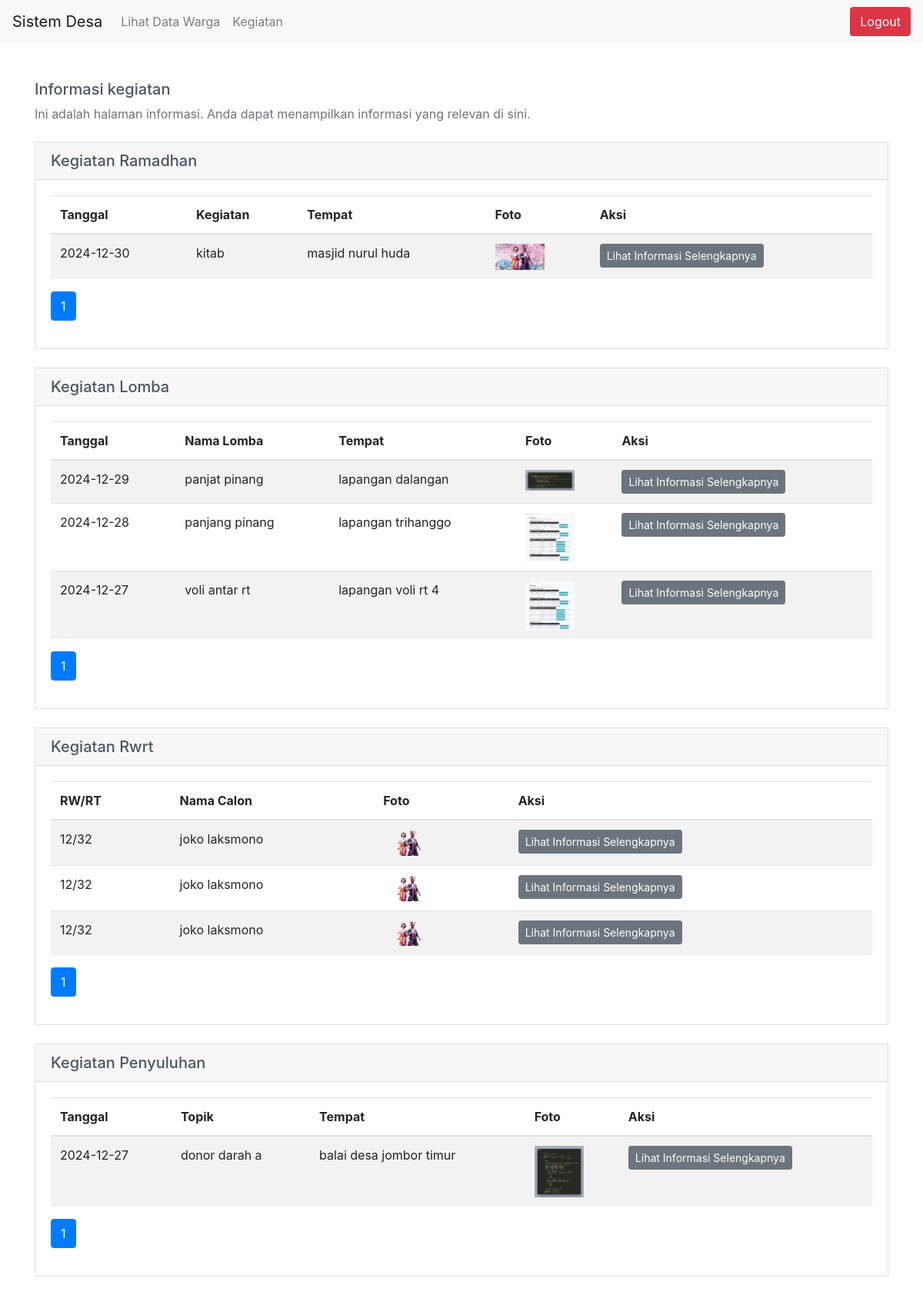
The page /information/information.php (signed in) on the database its author committed.
### tables this page shows
CREATE TABLE `kegiatan_desa` (
  `id` int(11) NOT NULL,
  `kategori_id` int(11) NOT NULL,
  `tanggal` date DEFAULT NULL,
  `kegiatan` varchar(255) DEFAULT NULL,
  `tempat` varchar(255) DEFAULT NULL,
  `foto` varchar(255) DEFAULT NULL
);

CREATE TABLE `lomba` (
  `id` int(11) NOT NULL,
  `kegiatan_id` int(11) NOT NULL,
  `nama_lomba` varchar(255) NOT NULL
);

CREATE TABLE `rw_rt` (
  `id` int(11) NOT NULL,
  `kegiatan_id` int(11) NOT NULL,
  `rw_rt` varchar(20) NOT NULL,
  `nama_calon` varchar(255) NOT NULL
);

CREATE TABLE `penyuluhan` (
  `id` int(11) NOT NULL,
  `kegiatan_id` int(11) NOT NULL,
  `topik` varchar(255) NOT NULL
);

### information/information.php (the view, shortened to what this page needs)
<?php
include('../db_connection.php');
$isAdmin = isset($_SESSION['username']);
$resultsPerPage = 5;
$pageRamadhan = isset($_GET['page_ramadhan']) ? (int)$_GET['page_ramadhan'] : 1;
$offsetRamadhan = ($pageRamadhan - 1) * $resultsPerPage;
$sqlRamadhan = "SELECT * FROM kegiatan_desa WHERE kategori_id = 1 ORDER BY tanggal DESC LIMIT $resultsPerPage OFFSET $offsetRamadhan";
$resultRamadhan = $conn->query($sqlRamadhan);
$pageLomba = isset($_GET['page_lomba']) ? (int)$_GET['page_lomba'] : 1;
$offsetLomba = ($pageLomba - 1) * $resultsPerPage;
$sqlLomba = "SELECT k.id AS kegiatan_id, k.kategori_id, k.tanggal, k.kegiatan, k.tempat, k.foto, l.nama_lomba
             FROM kegiatan_desa k
             LEFT JOIN lomba l ON k.id = l.kegiatan_id
             WHERE k.kategori_id = 2
             ORDER BY k.tanggal DESC LIMIT $resultsPerPage OFFSET $offsetLomba";
$resultLomba = $conn->query($sqlLomba);
$pageRWRT = isset($_GET['page_rwrt']) ? (int)$_GET['page_rwrt'] : 1;
$offsetRWRT = ($pageRWRT - 1) * $resultsPerPage;
$sqlRWRT = "SELECT k.id AS kegiatan_id, k.kategori_id, k.tanggal, k.kegiatan, k.tempat, k.foto, r.rw_rt, r.nama_calon
            FROM kegiatan_desa k
            LEFT JOIN rw_rt r ON k.id = r.kegiatan_id
            WHERE k.kategori_id = 3
            ORDER BY k.tanggal DESC LIMIT $resultsPerPage OFFSET $offsetRWRT";
$resultRWRT = $conn->query($sqlRWRT);
$pagePenyuluhan = isset($_GET['page_penyuluhan']) ? (int)$_GET['page_penyuluhan'] : 1;
$offsetPenyuluhan = ($pagePenyuluhan - 1) * $resultsPerPage;
$sqlPenyuluhan = "SELECT k.id AS kegiatan_id, k.kategori_id, k.tanggal, k.kegiatan, k.tempat, k.foto, p.topik
                  FROM kegiatan_desa k
                  LEFT JOIN penyuluhan p ON k.id = p.kegiatan_id
                  WHERE k.kategori_id = 4
                  ORDER BY k.tanggal DESC LIMIT $resultsPerPage OFFSET $offsetPenyuluhan";
$resultPenyuluhan = $conn->query($sqlPenyuluhan);
$totalRamadhan = $conn->query("SELECT COUNT(*) AS total FROM kegiatan_desa WHERE kategori_id = 1")->fetch_assoc()['total'];
$totalLomba = $conn->query("SELECT COUNT(*) AS total FROM kegiatan_desa WHERE kategori_id = 2")->fetch_assoc()['total'];
$totalRWRT = $conn->query("SELECT COUNT(*) AS total FROM kegiatan_desa WHERE kategori_id = 3")->fetch_assoc()['total'];
$totalPenyuluhan = $conn->query("SELECT COUNT(*) AS total FROM kegiatan_desa WHERE kategori_id = 4")->fetch_assoc()['total'];
$totalPages['ramadhan'] = ceil($totalRamadhan / $resultsPerPage);
$totalPages['lomba'] = ceil($totalLomba / $resultsPerPage);
$totalPages['rwrt'] = ceil($totalRWRT / $resultsPerPage);
$totalPages['penyuluhan'] = ceil($totalPenyuluhan / $resultsPerPage);
?>
<!DOCTYPE html>
<html lang="en">
<head>
    <link rel="stylesheet" href="https://stackpath.bootstrapcdn.com/bootstrap/4.5.2/css/bootstrap.min.css">
    <link rel="stylesheet" href="style/style.css">
    <link rel="stylesheet" href="https://maxcdn.bootstrapcdn.com/font-awesome/4.6.3/css/font-awesome.min.css" type="text/css" />
    <link href="https://cdn.jsdelivr.net/npm/bootstrap-icons/font/bootstrap-icons.css" rel="stylesheet">
</head>
<body>
    <nav class="navbar navbar-expand-lg navbar-light bg-light">
        <a class="navbar-brand" href="#">Sistem Desa</a>
        <div class="collapse navbar-collapse">
            <ul class="navbar-nav mr-auto">
                <?php if ($isAdmin): ?>
                    <li class="nav-item"><a class="nav-link" href="view_data_warga.php">Lihat Data Warga</a></li>
                <?php endif; ?>
                <?php if ($isAdmin): ?>
                    <li class="nav-item"><a class="nav-link" href="data/view_data_warga.php">Kegiatan</a></li>
                <?php endif; ?>
            </ul>
            <form method="POST">
                <?php if ($isAdmin): ?>
                    <a name="logout" class="btn btn-danger">Logout</a>
                <?php endif; ?>
            </form>
        </div>
    </nav>
    <div class="container mt-5">
        <div class="mb-4">
            <h2 class="h5 mb-2">Informasi kegiatan</h2>
            <p class="text-muted">Ini adalah halaman informasi. Anda dapat menampilkan informasi yang relevan di sini.</p>
        </div>
        <?php foreach (['ramadhan', 'lomba', 'rwrt', 'penyuluhan'] as $category): ?>
            <div class="card mb-4">
                <div class="card-header">
                    <h5 class="mb-0">Kegiatan <?= ucfirst($category) ?></h5>
                </div>
                <div class="card-body">
                    <div class="table-responsive">
                        <table class="table table-striped">
                            <thead>
                                <tr>
                                    <?php if ($category == 'ramadhan'): ?>
                                        <th>Tanggal</th>
                                        <th>Kegiatan</th>
                                        <th>Tempat</th>
                                        <th>Foto</th>
                                        <th>Aksi</th>
                                    <?php elseif ($category == 'lomba'): ?>
                                        <th>Tanggal</th>
                                        <th>Nama Lomba</th>
                                        <th>Tempat</th>
                                        <th>Foto</th>
                                        <th>Aksi</th>
                                    <?php elseif ($category == 'rwrt'): ?>
                                        <th>RW/RT</th>
                                        <th>Nama Calon</th>
                                        <th>Foto</th>
                                        <th>Aksi</th>
                                    <?php elseif ($category == 'penyuluhan'): ?>
                                        <th>Tanggal</th>
                                        <th>Topik</th>
                                        <th>Tempat</th>
                                        <th>Foto</th>
                                        <th>Aksi</th>
                                    <?php endif; ?>
                                </tr>
                            </thead>
                            <tbody>
                                <?php
                                if ($category == 'ramadhan' && $resultRamadhan->num_rows > 0):
                                    while ($activity = $resultRamadhan->fetch_assoc()):
                                ?>
                                        <tr>
                                            <td><?= $activity['tanggal'] ?></td>
                                            <td><?= $activity['kegiatan'] ?></td>
                                            <td><?= $activity['tempat'] ?></td>
                                            <td>
                                                <?php if ($activity['foto']): ?>
                                                    <img src="../data/<?= $activity['foto'] ?>" alt="Foto" style="max-width: 64px;">
                                                <?php else: ?>
                                                    <span>No Image</span>
                                                <?php endif; ?>
                                            </td>
                                            <td>
                                                <a href="detail_ramadhan.php?id=<?= $activity['id'] ?>" class="btn btn-secondary btn-sm">Lihat Informasi Selengkapnya</a>
                                            </td>
                                        </tr>
                                    <?php endwhile; ?>
                                <?php elseif ($category == 'lomba' && $resultLomba->num_rows > 0): ?>
                                    <?php while ($activity = $resultLomba->fetch_assoc()): ?>
                                        <tr>
                                            <td><?= $activity['tanggal'] ?></td>
                                            <td><?= $activity['nama_lomba'] ?></td>
                                            <td><?= $activity['tempat'] ?></td>
                                            <td>
                                                <?php if ($activity['foto']): ?>
                                                    <img src="../data/<?= $activity['foto'] ?>" alt="Foto" style="max-width: 64px;">
                                                <?php else: ?>
                                                    <span>No Image</span>
                                                <?php endif; ?>
                                            </td>
                                            <td>
                                                <a href="detail_kegiatan_lomba.php?id=<?= $activity['kegiatan_id'] ?>" class="btn btn-secondary btn-sm">Lihat Informasi Selengkapnya</a>
                                            </td>
                                        </tr>
                                    <?php endwhile; ?>
                                <?php elseif ($category == 'rwrt' && $resultRWRT->num_rows > 0): ?>
                                    <?php while ($activity = $resultRWRT->fetch_assoc()): ?>
                                        <tr>
                                            <td><?= $activity['rw_rt'] ?></td>
                                            <td><?= $activity['nama_calon'] ?></td>
                                            <td>
                                                <?php if ($activity['foto']): ?>
                                                    <img src="../data/<?= $activity['foto'] ?>" alt="Foto" style="max-width: 64px;">
                                                <?php else: ?>
                                                    <span>No Image</span>
                                                <?php endif; ?>
                                            </td>
                                            <td>
                                                <a href="detail_rwrt.php?id=<?= $activity['kegiatan_id'] ?>" class="btn btn-secondary btn-sm">Lihat Informasi Selengkapnya</a>
                                            </td>
                                        </tr>
                                    <?php endwhile; ?>
                                <?php elseif ($category == 'penyuluhan' && $resultPenyuluhan->num_rows > 0): ?>
                                    <?php while ($activity = $resultPenyuluhan->fetch_assoc()): ?>
                                        <tr>
                                            <td><?= $activity['tanggal'] ?></td>
                                            <td><?= $activity['topik'] ?></td>
                                            <td><?= $activity['tempat'] ?></td>
                                            <td>
                                                <?php if ($activity['foto']): ?>
                                                    <img src="../data/<?= $activity['foto'] ?>" alt="Foto" style="max-width: 64px;">
                                                <?php else: ?>
                                                    <span>No Image</span>
                                                <?php endif; ?>
                                            </td>
                                            <td>
                                                <a href="detail_penyuluhan.php?id=<?= $activity['kegiatan_id'] ?>" class="btn btn-secondary btn-sm">Lihat Informasi Selengkapnya</a>
                                            </td>
                                        </tr>
                                    <?php endwhile; ?>
                                <?php else: ?>
                                    <tr>
                                        <td colspan="5" class="text-center">Tidak ada data</td>
                                    </tr>
                                <?php endif; ?>
                            </tbody>
                        </table>
                    </div>
                    <?php if ($category == 'ramadhan'): ?>
                        <nav>
                            <ul class="pagination">
                                <?php for ($i = 1; $i <= $totalPages['ramadhan']; $i++): ?>
                                    <li class="page-item <?= ($i == $pageRamadhan) ? 'active' : '' ?>">
                                        <a class="page-link" href="?page_ramadhan=<?= $i ?>&page_lomba=<?= $pageLomba ?>&page_rwrt=<?= $pageRWRT ?>&page_penyuluhan=<?= $pagePenyuluhan ?>">
                                            <?= $i ?>
                                        </a>
                                    </li>
                                <?php endfor; ?>
                            </ul>
                        </nav>
                    <?php elseif ($category == 'lomba'): ?>
                        <nav>
                            <ul class="pagination">
                                <?php for ($i = 1; $i <= $totalPages['lomba']; $i++): ?>
                                    <li class="page-item <?= ($i == $pageLomba) ? 'active' : '' ?>">
                                        <a class="page-link" href="?page_ramadhan=<?= $pageRamadhan ?>&page_lomba=<?= $i ?>&page_rwrt=<?= $pageRWRT ?>&page_penyuluhan=<?= $pagePenyuluhan ?>">
                                            <?= $i ?>
                                        </a>
                                    </li>
                                <?php endfor; ?>
                            </ul>
                        </nav>
                    <?php elseif ($category == 'rwrt'): ?>
                        <nav>
                            <ul class="pagination">
                                <?php for ($i = 1; $i <= $totalPages['rwrt']; $i++): ?>
                                    <li class="page-item <?= ($i == $pageRWRT) ? 'active' : '' ?>">
                                        <a class="page-link" href="?page_ramadhan=<?= $pageRamadhan ?>&page_lomba=<?= $pageLomba ?>&page_rwrt=<?= $i ?>&page_penyuluhan=<?= $pagePenyuluhan ?>">
                                            <?= $i ?>
                                        </a>
                                    </li>
                                <?php endfor; ?>
                            </ul>
                        </nav>
                    <?php elseif ($category == 'penyuluhan'): ?>
                        <nav>
                            <ul class="pagination">
                                <?php for ($i = 1; $i <= $totalPages['penyuluhan']; $i++): ?>
                                    <li class="page-item <?= ($i == $pagePenyuluhan) ? 'active' : '' ?>">
                                        <a class="page-link" href="?page_ramadhan=<?= $pageRamadhan ?>&page_lomba=<?= $pageLomba ?>&page_rwrt=<?= $pageRWRT ?>&page_penyuluhan=<?= $i ?>">
                                            <?= $i ?>
                                        </a>
                                    </li>
                                <?php endfor; ?>
                            </ul>
                        </nav>
                    <?php endif; ?>
                </div>
            </div>
        <?php endforeach; ?>
    </div>
</body>
</html>

### style/style.css (style rules this page uses)
.navbar { z-index: 1000; }
.container { color: #4b5563; }
.card { box-shadow: none; -webkit-box-shadow: none; -moz-box-shadow: none; -ms-box-shadow: none }
.card { position: relative; display: flex; flex-direction: column; min-width: 0; word-wrap: break-word; background-color: #fff; background-clip: border-box; border-radius: 0 }
.card-header:first-child { border-radius: calc(0.25rem - 1px) calc(0.25rem - 1px) 0 0; }
.mb-0, .my-0 { margin-bottom: 0 !important; }

### rows shown on the page
kegiatan_desa: tanggal "2024-12-30", kegiatan "kitab", tempat "masjid nurul huda", foto (picture)
lomba: kegiatan.tanggal "2024-12-29", nama_lomba "panjat pinang", kegiatan.tempat "lapangan dalangan", kegiatan.foto (picture)
lomba: kegiatan.tanggal "2024-12-28", nama_lomba "panjang pinang", kegiatan.tempat "lapangan trihanggo", kegiatan.foto (picture)
lomba: kegiatan.tanggal "2024-12-27", nama_lomba "voli antar rt", kegiatan.tempat "lapangan voli rt 4", kegiatan.foto (picture)
rw_rt: rw_rt "12/32", nama_calon "joko laksmono", kegiatan.foto (picture)
rw_rt: rw_rt "12/32", nama_calon "joko laksmono", kegiatan.foto (picture)
rw_rt: rw_rt "12/32", nama_calon "joko laksmono", kegiatan.foto (picture)
penyuluhan: kegiatan.tanggal "2024-12-27", topik "donor darah a", kegiatan.tempat "balai desa jombor timur", kegiatan.foto (picture)

### other values the page prints
$category "Ramadhan"
$category "Lomba"
$category "Rwrt"
$category "Penyuluhan"
